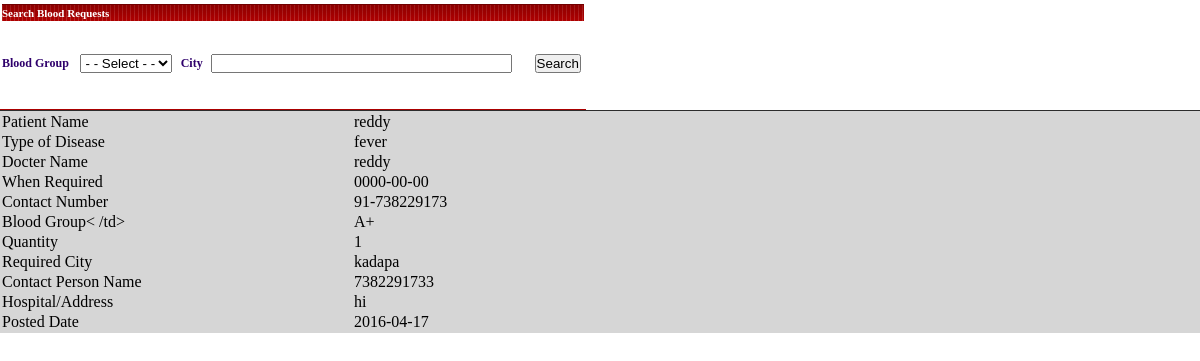
The page /vw_req_frame.php on the database its author committed.
### tables this page shows
CREATE TABLE `blood_req` (
  `pat_name` varchar(20) NOT NULL,
  `typ_dis` varchar(20) NOT NULL,
  `doc_name` varchar(20) NOT NULL,
  `whn_req` date NOT NULL,
  `cont_num` varchar(12) NOT NULL,
  `blood_grp` varchar(5) NOT NULL,
  `quan` varchar(3) NOT NULL,
  `req_city` varchar(20) NOT NULL,
  `cont_per_name` varchar(20) NOT NULL,
  `hosp_add` varchar(50) NOT NULL,
  `dt` date NOT NULL
);

### vw_req_frame.php (the view, shortened to what this page needs)
<link href="Style.css" rel="stylesheet" type="text/css" />
<?php
$bg=$_POST["bg"];
$city=$_POST["city"];
$sql="SELECT * FROM blood_req WHERE blood_grp like '%$bg%' and req_city like '%$city%'  ORDER BY whn_req";
 $result=mysql_query($sql);
?>
<form id="form1" name="form1" method="post" action="<?php echo $_SERVER['PHP_SELF']; ?>">
    <table width="586" height="110" class="tbl_form" align="center">
    <tr>
      <td colspan="8" class="cptn">Search Blood Requests</td>
      </tr>
    <tr>
      <td colspan="8">&nbsp;</td>
      </tr>
    <tr>
      <td class="field">      Blood Group</td>
      <td class="field">&nbsp;</td>
      <td class="field"><select name="bg" size="1" id="select">
        <option>- - Select - -</option>
      </select></td>
      <td class="field">City</td>
      <td class="field">&nbsp;</td>
      <td><span class="field">
        <input name="city" type="text" id="textfield4" size="35" />
      </span></td>
      <td><input type="submit" name="button" id="button" value="Search" /></td>
    </tr>
    <tr>
      <td colspan="8">&nbsp;</td>
      </tr>
  </table>
  </form>
	<?php
	  while($row=mysql_fetch_array($result))
	  {
  echo '<div class="nw">';
	echo '<table><tr ><td width="350">Patient Name</td>';
	  echo '<td> '.$row['pat_name'].'</td>' ;
	echo '</tr>';
	echo '<tr><td>Type of Disease</td>';
	  echo '  <td>'.$row['typ_dis'].'</td>' ;
	  echo '</tr>';
	  echo '<tr><td>Docter Name</td>';
	   echo ' <td> '.$row['doc_name'] .'</td>';
	  echo '</tr><tr><td>When Required</td>';
	  echo ' <td> '.$row['whn_req'].'</td>' ;
	  echo '</tr><tr><td>Contact Number</td>';
	  echo '  <td>'.$row['cont_num'].'</td>' ;
	 echo '</tr><tr><td>Blood Group< /td>';
	  echo ' <td> '.$row['blood_grp'].'</td>' ;
	  echo '</tr><tr><td>Quantity</td>';
	  echo ' <td> '.$row['quan'] .'</td>';
	  echo '</tr><tr><td>Required City</td>';
	  echo '  <td>'.$row['req_city'] .'</td>';
	  echo '</tr><tr><td>Contact Person Name</td>';
	  echo '  <td>'.$row['cont_per_name'].'</td>' ;
	  echo '</tr><tr><td>Hospital/Address</td>';
	  echo '  <td>'.$row['hosp_add'].'</td>' ;
	  echo '</tr><tr><td>Posted Date</td>';
	  echo '  <td>'.$row['dt'] .'</td>';
	  echo '</tr>';
	  echo '</table>';
    echo '</div>';
	}
	  ?>

### Style.css (style rules this page uses)
* { margin:0px; padding:0px; }
.tbl_form { border-bottom-style: solid; border-right-color: #AA0000; border-bottom-color: #AA0000; border-left-color: #AA0000; border-bottom-width: 1px; }
.tbl_form .cptn { background-image: url(images/tableftE.gif); color: #FFFFFF; font-size: 11px; font-weight: bold; }
.tbl_form .field { font-size: 12px; font-weight: bold; color: #2F006C; }
.nw { background-color: #D6D6D6; border-top-width: 1px; border-top-style: inset; border-top-color: #818181; }

### rows shown on the page
blood_req: pat_name "reddy", typ_dis "fever", doc_name "reddy", whn_req "0000-00-00", cont_num "91-738229173", blood_grp "A+", quan "1", req_city "kadapa", cont_per_name "7382291733", hosp_add "hi", dt "2016-04-17"
